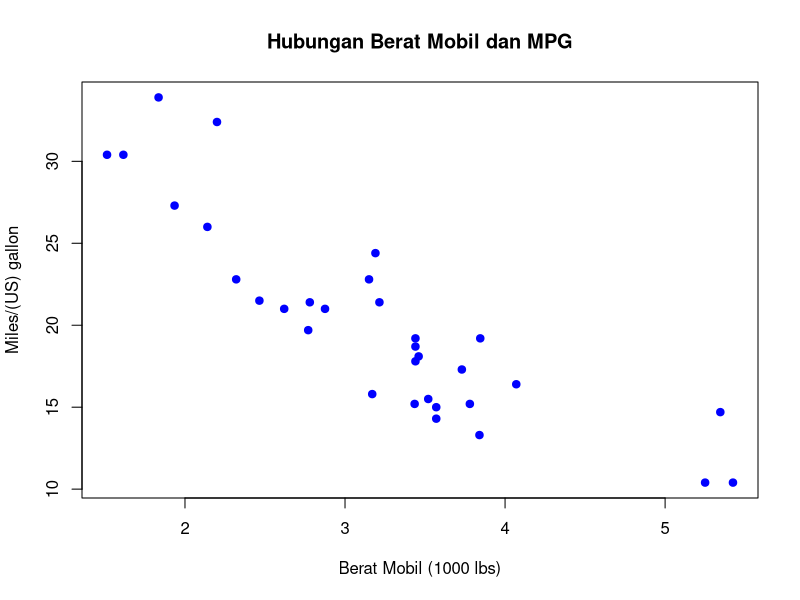
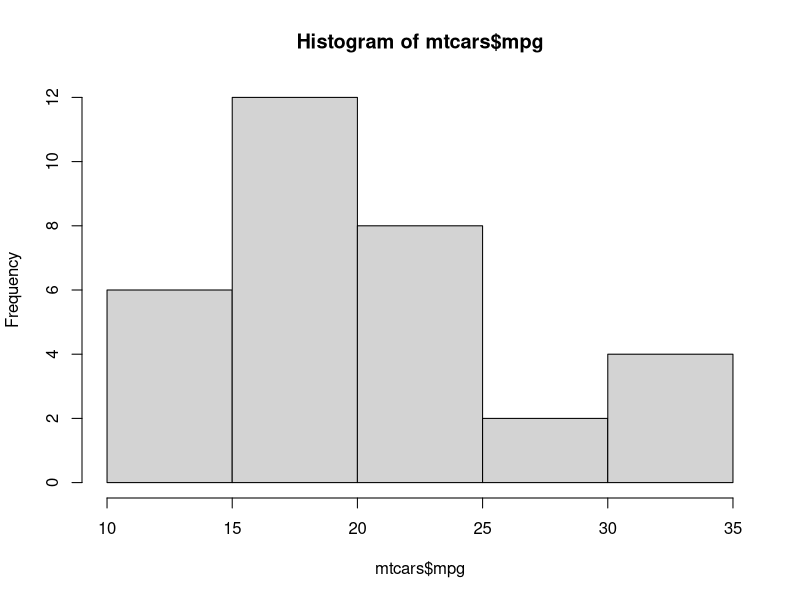

Write R code to recreate these figures, in order.
#Dwi Regina Putri 1314624001

#1. MEMBUAT PROSES COMMIT DI R
data(mtcars)
head(mtcars)

#Udah di branch baru
#Visual data mtcars
plot(mtcars$wt, mtcars$mpg,
     main = "Hubungan Berat Mobil dan MPG",
     xlab = "Berat Mobil (1000 lbs)",
     ylab = "Miles/(US) gallon",
     col = "blue", pch = 19)

hist(mtcars$mpg)

#Buat di cabang visual
summary(mtcars)
